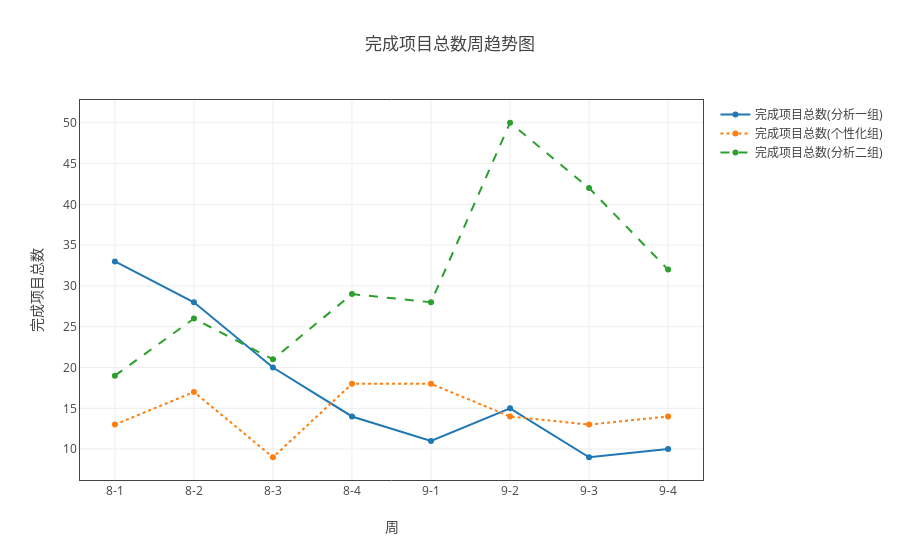
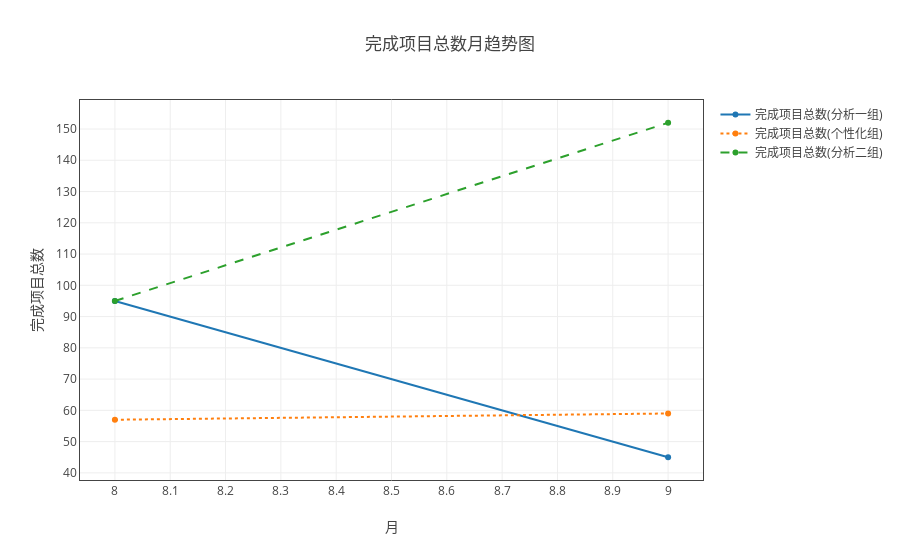

Write notebook code for charts like these, in order.
### Markdown cell above
### 各组总完成项目趋势图

### Code cell
ss = myModule.format(all_df1 ,"日期（格式“月-周次”）" ,['完成项目总数'])
ss.add_group('组别')
ss.df
myModule.myPlot(ss.groupby('sum')).plot('line')
ss = myModule.format(all_df1 ,"month" ,['完成项目总数'])
ss.add_group('组别')
myModule.myPlot(ss.groupby('sum')).plot('line',"月")

### Figure 1 — Plotly figure (JSON) as saved in the notebook; plotly's stock layout.template omitted (floating-point values rounded to 4 significant figures)
{"data": [{"line": {"dash": "solid"}, "name": "完成项目总数(分析一组)", "type": "scatter", "uid": "b90e42ec-cae5-11e8-aa50-a81e84e6c740", "x": ["8-1", "8-2", "8-3", "8-4", "9-1", "9-2", "9-3", "9-4"], "y": [33, 28, 20, 14, 11, 15, 9, 10]}, {"line": {"dash": "dot"}, "name": "完成项目总数(个性化组)", "type": "scatter", "uid": "b90e481e-cae5-11e8-aa50-a81e84e6c740", "x": ["8-1", "8-2", "8-3", "8-4", "9-1", "9-2", "9-3", "9-4"], "y": [13, 17, 9, 18, 18, 14, 13, 14]}, {"line": {"dash": "dash"}, "name": "完成项目总数(分析二组)", "type": "scatter", "uid": "b90e4bde-cae5-11e8-aa50-a81e84e6c740", "x": ["8-1", "8-2", "8-3", "8-4", "9-1", "9-2", "9-3", "9-4"], "y": [19, 26, 21, 29, 28, 50, 42, 32]}], "layout": {"title": "完成项目总数周趋势图", "xaxis": {"mirror": "all", "nticks": 20, "showgrid": true, "showline": true, "title": "周", "zeroline": true}, "yaxis": {"mirror": "all", "nticks": 20, "showgrid": true, "showline": true, "title": "完成项目总数", "zeroline": true}}}

### Figure 2 — Plotly figure (JSON) as saved in the notebook; plotly's stock layout.template omitted (floating-point values rounded to 4 significant figures)
{"data": [{"line": {"dash": "solid"}, "name": "完成项目总数(分析一组)", "type": "scatter", "uid": "b91b1e04-cae5-11e8-aa50-a81e84e6c740", "x": [8, 9], "y": [95, 45]}, {"line": {"dash": "dot"}, "name": "完成项目总数(个性化组)", "type": "scatter", "uid": "b91b26b0-cae5-11e8-aa50-a81e84e6c740", "x": [8, 9], "y": [57, 59]}, {"line": {"dash": "dash"}, "name": "完成项目总数(分析二组)", "type": "scatter", "uid": "b91b2a34-cae5-11e8-aa50-a81e84e6c740", "x": [8, 9], "y": [95, 152]}], "layout": {"title": "完成项目总数月趋势图", "xaxis": {"mirror": "all", "nticks": 20, "showgrid": true, "showline": true, "title": "月", "zeroline": true}, "yaxis": {"mirror": "all", "nticks": 20, "showgrid": true, "showline": true, "title": "完成项目总数", "zeroline": true}}}
